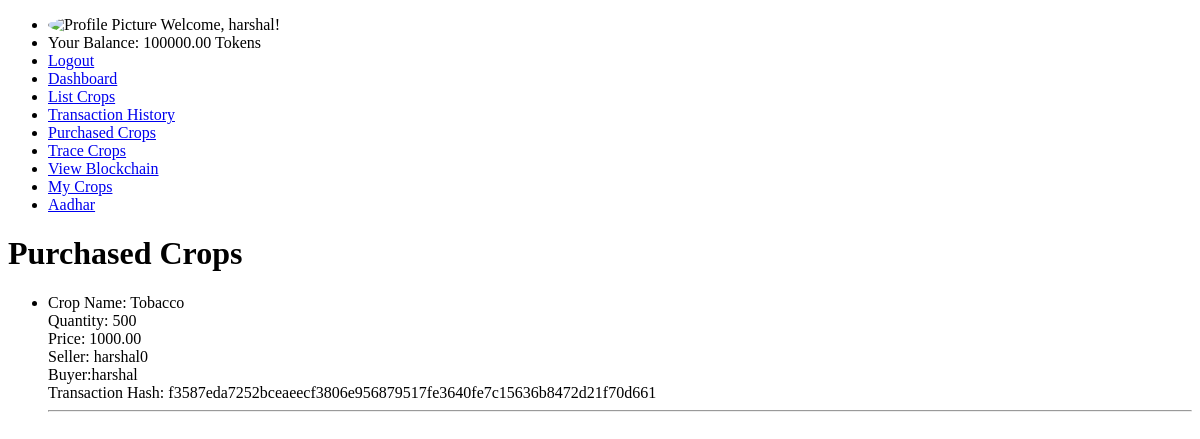
Page /purchased_crops/ (signed in) on the earlier database version.
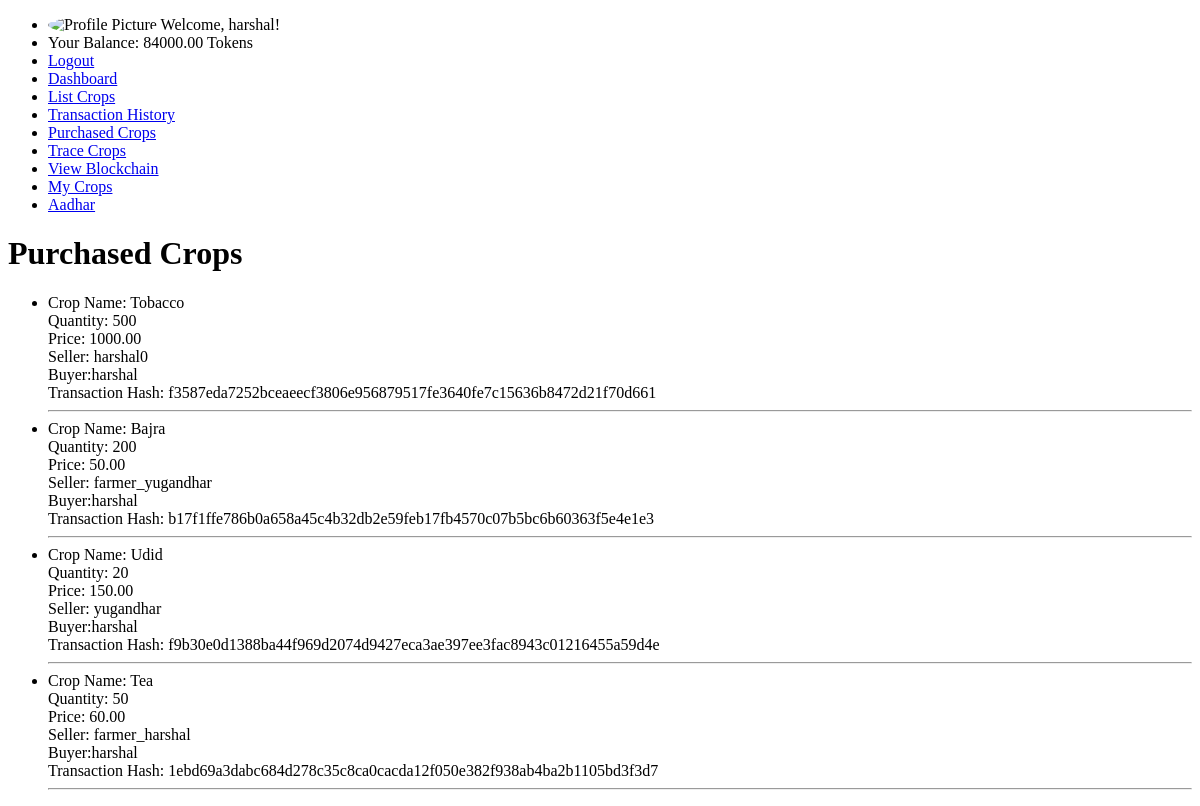
Same page on the later database version.
### supply_chain/models.py (models this page shows, shortened)
class CustomUser(AbstractUser):
    ROLE_CHOICES = [
        ('FARMER', 'Farmer'),
        ('DISTRIBUTOR', 'Distributor'),
        ('CONSUMER', 'Consumer'),
    ]
    role = models.CharField(max_length=100, choices=ROLE_CHOICES)
    profile_picture = models.ImageField(upload_to='profile_pictures/', default='default_profile.png', blank=True)
    balance = models.DecimalField(max_digits=10, decimal_places=2, default=100000)  # 2 decimal points for tokens

class PurchasedCrop(models.Model):
    seller = models.ForeignKey(settings.AUTH_USER_MODEL, related_name='sold_crops', on_delete=models.CASCADE)
    buyer = models.ForeignKey(settings.AUTH_USER_MODEL, related_name='purchased_crops', on_delete=models.CASCADE)
    crop = models.ForeignKey(Crop, on_delete=models.CASCADE)
    quantity = models.PositiveIntegerField()
    price = models.DecimalField(max_digits=10, decimal_places=2)
    transaction_hash = models.CharField(max_length=255)
    timestamp = models.DateTimeField(auto_now_add=True)

class Crop(models.Model):
    name = models.CharField(max_length=100)
    quantity = models.FloatField()
    price = models.FloatField()  # Price for public visibility
    specific_user_price = models.FloatField(blank=True, null=True)  # Price for specific users
    current_owner = models.ForeignKey(settings.AUTH_USER_MODEL, on_delete=models.CASCADE, related_name='owned_crops')
    status = models.CharField(max_length=20, choices=[('listed', 'Listed'), ('sold', 'Sold')])
    current_stage = models.CharField(max_length=100, default='Listed by Farmer')
    transaction_hash = models.CharField(max_length=64, blank=True, null=True)
    allowed_users = models.ManyToManyField(settings.AUTH_USER_MODEL, related_name='allowed_crops', blank=True)
    visibility = models.CharField(max_length=10, choices=[('public', 'Public'), ('private', 'Private')], default='public')
    price_in_tokens = models.FloatField(blank=True, null=True, help_text='Optional: Price in tokens for the crop.')
    token_currency_enabled = models.BooleanField(default=False, help_text='Is token currency enabled for this crop?')

### supply_chain/views.py (the view)
# urls.py: path('purchased_crops/', purchased_crops, name='purchased_crops'),
@login_required
def purchased_crops(request):
    purchased_crops = PurchasedCrop.objects.filter(buyer=request.user)
    return render(request, 'purchased_crops.html', {'purchased_crops': purchased_crops})

### supply_chain/context_processors.py (called while the page is built)
def user_info(request):
    if request.user.is_authenticated:
        profile_picture_url = request.user.profile_picture.url if hasattr(request.user, 'profile_picture') and request.user.profile_picture else 'default_profile.png'
        return {
            'profile_name': request.user.username,
            'dp_url': profile_picture_url,
            'available_tokens': getattr(request.user, 'balance', 0),  # Assuming token_balance is an attribute of CustomUser
        }
    return {}

### supply_chain/templates/purchased_crops.html
{% extends 'base.html' %}
{% block content %}
<h1>Purchased Crops</h1>
<ul>
    {% for crop in purchased_crops %}
        <li>
            Crop Name: {{ crop.crop.name }}<br>
            Quantity: {{ crop.quantity }}<br>
            Price: {{ crop.price }}<br>
            Seller: {{ crop.seller.username }}<br>
            Buyer:{{crop.buyer.username}}<br>
            Transaction Hash: {{ crop.transaction_hash }}<br>
        </li>
        <hr>
    {% empty %}
        <p>No crops purchased yet.</p>
    {% endfor %}
</ul>
{% endblock %}

### supply_chain/templates/base.html (shortened to what this page needs)
<!DOCTYPE html>
<html lang="en">
<head>
</head>
<body>
    <header>
        <nav>
            <ul>
                {% if user.is_authenticated %}
                    <li>
                        <img src="{{ dp_url }}" alt="Profile Picture" class="profile-picture" style="width:50px; height:50px; border-radius:50%;">
                        <span>Welcome, {{ profile_name }}!</span>
                    </li>
                    <li>
                        <span>Your Balance: {{ available_tokens }} Tokens</span>
                    </li>
                    <li><a href="{% url 'logout' %}" class="logout-button">Logout</a></li>
                {% else %}
                    <li><a href="{% url 'login' %}">Login</a></li>
                    <li><a href="{% url 'register' %}">Register</a></li>
                {% endif %}
                <li><a href="{% url 'dashboard' %}">Dashboard</a></li>
                <li><a href="{% url 'list_crops' %}">List Crops</a></li>
                <li><a href="{% url 'transaction_history' %}">Transaction History</a></li>
                <li><a href="{% url 'purchased_crops' %}">Purchased Crops</a></li>
                <li><a href="{% url 'trace_crops' %}">Trace Crops</a></li>
                <li><a href="{% url 'view_blockchain' %}">View Blockchain</a></li>
                <li><a href="{% url 'my_crops' %}">My Crops</a></li>
                <li><a href="{% url 'aadhar_details_page' %}">Aadhar</a></li>
            </ul>
        </nav>
    </header>
    <main>
        {% block content %}{% endblock %}
    </main>
</body>
</html>

Differences in the rows shown:
changed CustomUser "harshal": balance "100000.00" → "84000.00"
added PurchasedCrop: crop.name "Bajra", quantity "200", price "50.00", seller.username "farmer_yugandhar", buyer.username "harshal", transaction_hash "b17f1ffe786b0a658a45c4b32db2e59feb17fb4570c07b5bc6b60363f5e4e1e3"
added PurchasedCrop: crop.name "Udid", quantity "20", price "150.00", seller.username "yugandhar", buyer.username "harshal", transaction_hash "f9b30e0d1388ba44f969d2074d9427eca3ae397ee3fac8943c01216455a59d4e"
added PurchasedCrop: crop.name "Tea", quantity "50", price "60.00", seller.username "farmer_harshal", buyer.username "harshal", transaction_hash "1ebd69a3dabc684d278c35c8ca0cacda12f050e382f938ab4ba2b1105bd3f3d7"
